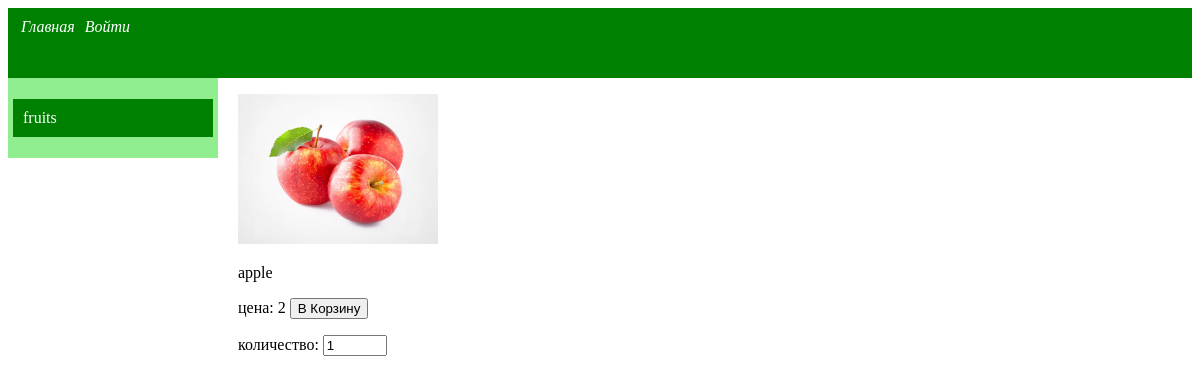
Page /home/ on the earlier database version.
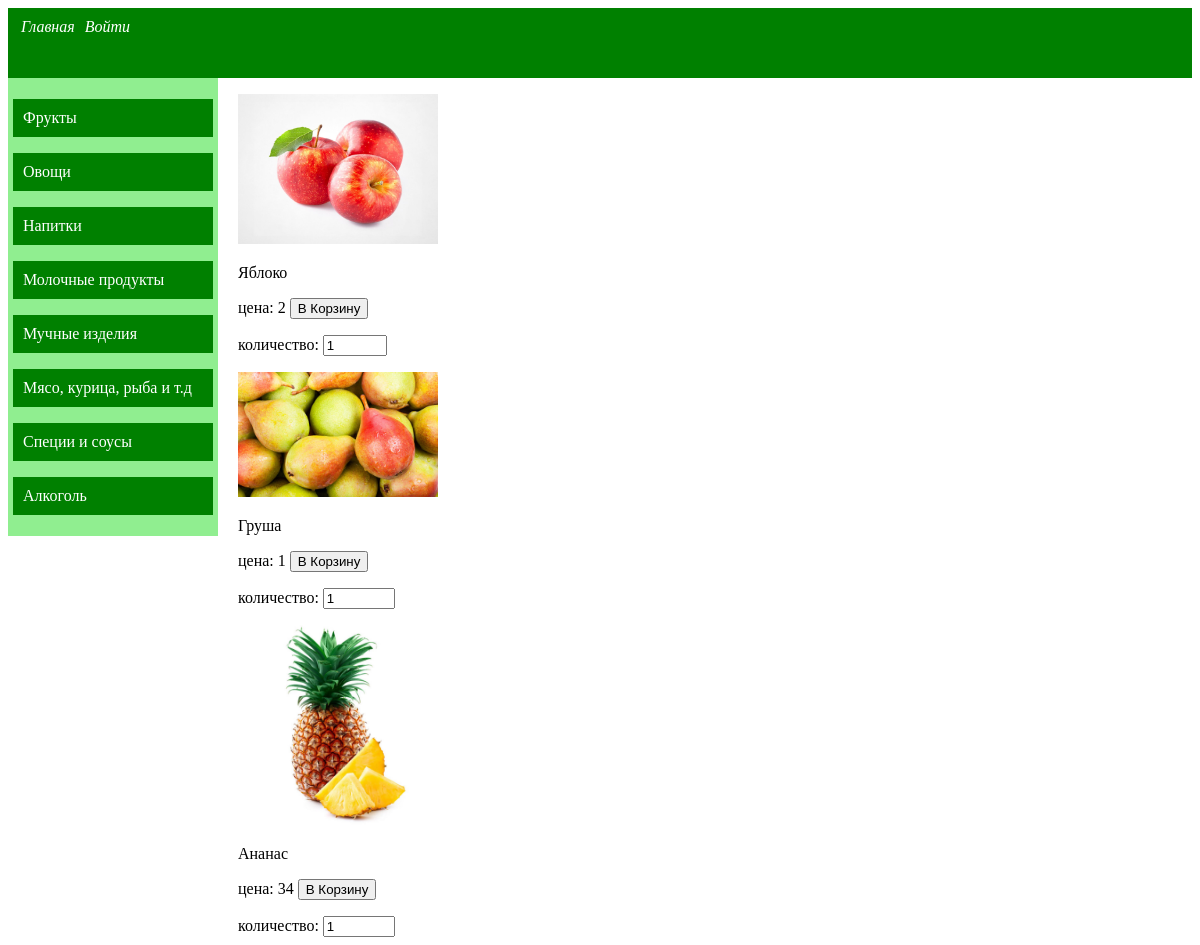
Same page on the later database version.
### Store/models.py (models this page shows, shortened)
class Category(models.Model):
    name = models.CharField(max_length=255)
    desc = models.TextField(blank=True)
    objects = CategoryQuerySets.as_manager()

class Product(models.Model):
    name = models.CharField(max_length=255)
    photo = models.ImageField(upload_to="photos/%Y/%m/%d/")
    desc = models.TextField(blank=True)
    cost = models.IntegerField()
    amount = models.IntegerField()
    available = models.BooleanField(default=True)
    cat = models.ForeignKey('Category', on_delete=models.PROTECT)
    objects = ProductQuerySets.as_manager()

### Store/views.py (the view)
# urls.py: path('home/', homepage, name='home'),
def homepage(request):
    Products = Product.objects.get_all_products()
    return render(request, 'Store/productList.html', {'Products': Products})

### Store/models.py (called while the page is built)
    def get_all_products(self):
        return self.all()

### Store/templatetags/products_tag.py (called while the page is built)
@register.inclusion_tag('Store/cat_list.html')
def ShowCats():
    cats = Category.objects.all()
    return {'cats': cats}

@register.inclusion_tag('Store/menu.html')
def ShowMenu(isLoged):
    if isLoged == 1:
        menu = [{'title': 'Главная', 'link': 'home'}, {'title': 'Войти', 'link': 'login'}]
    else:
        menu = [{'title': 'Главная', 'link': 'home'}, {'title': 'Моя Корзина', 'link': 'busket'}, {'title': 'Мои Покупки', 'link': 'purchases'}]
    return {'menu': menu}

### Store/templates/Store/productList.html
{% extends 'Store/base.html' %}
{% block content %}
{% for product in Products %}
        <div>
            {% if product.photo %}
        <p><img src="{{product.photo.url}}" width="200px"></p>
            {% endif %}
    {{product.name}}
            <p>цена: {{product.cost}}
            <button type="submit">В Корзину</button></p>
            количество: <input type="number" name="amount" min="1" max="{{product.amount}}" value=1 />
        </div>
    {% endfor %}
{% endblock %}

### Store/templates/Store/base.html (shortened to what this page needs)
{% load static %}
{% load products_tag %}
<!DOCTYPE html>
<html lang="en">
<head>
</head>
<body>
    {% if request.user.is_authenticated %}
        {% ShowMenu 2 %}
    {% else %}
        {% ShowMenu 1 %}
    {% endif %}
    <div style="position: relative; float: left; margin-right: 20px">
        {% ShowCats %}
    </div>
    <div style="display: flex;  flex-direction: column;
  justify-content: center;">
        {% block content %}
        {% endblock %}
    </div>
</body>
</html>

### Store/templates/Store/menu.html (shortened to what this page needs)
<div style="background-color: green; height: 50px; color: white; padding: 10px">
    {% for m in menu %}
    <a style="text-decoration: none; color: white" href="{% url m.link %}">
        <em style="padding: 3px">{{m.title}}</em>
    </a>
    {%endfor%}
</div>

### Store/templates/Store/cat_list.html
<div style="background-color: #90EE90; color: white; padding: 5px; width: 200px">
    {% for c in cats %}
    <a href="/category/{{c.pk}}/" style="text-decoration: none; color: white">
        <p style="background-color: green; padding: 10px">{{c.name}}</p>
    </a>
    {% endfor %}
</div>

Differences in the rows shown:
removed Category: name "fruits"
added Category: name "Фрукты"
added Category: name "Овощи"
added Category: name "Напитки"
added Category: name "Молочные продукты"
added Category: name "Мучные изделия"
added Category: name "Мясо, курица, рыба и т.д"
added Category: name "Специи и соусы"
added Category: name "Алкоголь"
changed Product: name "apple" → "Яблоко"
added Product: photo (picture), name "Груша", cost "1"
added Product: photo (picture), name "Ананас", cost "34"
